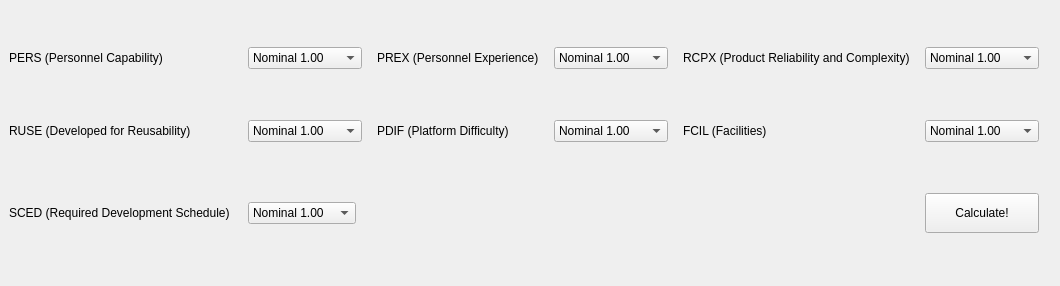
      <widget class="QWidget" name="tab_7">
       <attribute name="title">
        <string>Early Design</string>
       </attribute>
       <widget class="QWidget" name="layoutWidget">
        <property name="geometry">
         <rect>
          <x>0</x>
          <y>6</y>
          <width>1051</width>
          <height>271</height>
         </rect>
        </property>
        <layout class="QGridLayout" name="gridLayout_4">
         <property name="leftMargin">
          <number>0</number>
         </property>
         <property name="verticalSpacing">
          <number>10</number>
         </property>
         <item row="0" column="4">
          <widget class="QLabel" name="label_51">
           <property name="sizePolicy">
            <sizepolicy hsizetype="Maximum" vsizetype="Preferred">
             <horstretch>0</horstretch>
             <verstretch>0</verstretch>
            </sizepolicy>
           </property>
           <property name="text">
            <string>RCPX (Product Reliability and Complexity)</string>
           </property>
          </widget>
         </item>
         <item row="1" column="2">
          <widget class="QLabel" name="label_52">
           <property name="sizePolicy">
            <sizepolicy hsizetype="Maximum" vsizetype="Preferred">
             <horstretch>0</horstretch>
             <verstretch>0</verstretch>
            </sizepolicy>
           </property>
           <property name="text">
            <string>PDIF (Platform Difficulty)</string>
           </property>
          </widget>
         </item>
         <item row="1" column="3">
          <widget class="QComboBox" name="comboBox_38">
           <property name="enabled">
            <bool>true</bool>
           </property>
           <property name="sizePolicy">
            <sizepolicy hsizetype="Fixed" vsizetype="Fixed">
             <horstretch>0</horstretch>
             <verstretch>0</verstretch>
            </sizepolicy>
           </property>
           <property name="currentIndex">
            <number>1</number>
           </property>
           <item>
            <property name="text">
             <string>Low 0.87</string>
            </property>
           </item>
           <item>
            <property name="text">
             <string>Nominal 1.00</string>
            </property>
           </item>
           <item>
            <property name="text">
             <string>High 1.29</string>
            </property>
           </item>
           <item>
            <property name="text">
             <string>Very High 1.81</string>
            </property>
           </item>
           <item>
            <property name="text">
             <string>Extra High 2.61</string>
            </property>
           </item>
          </widget>
         </item>
         <item row="0" column="5">
          <widget class="QComboBox" name="comboBox_37">
           <property name="enabled">
            <bool>true</bool>
           </property>
           <property name="sizePolicy">
            <sizepolicy hsizetype="Fixed" vsizetype="Fixed">
             <horstretch>0</horstretch>
             <verstretch>0</verstretch>
            </sizepolicy>
           </property>
           <property name="currentIndex">
            <number>3</number>
           </property>
           <item>
            <property name="text">
             <string>Extra Low 0.49</string>
            </property>
           </item>
           <item>
            <property name="text">
             <string>Very Low 0.60</string>
            </property>
           </item>
           <item>
            <property name="text">
             <string>Low 0.83</string>
            </property>
           </item>
           <item>
            <property name="text">
             <string>Nominal 1.00</string>
            </property>
           </item>
           <item>
            <property name="text">
             <string>High 1.33</string>
            </property>
           </item>
           <item>
            <property name="text">
             <string>Very High 1.91</string>
            </property>
           </item>
           <item>
            <property name="text">
             <string>Extra High 2.72</string>
            </property>
           </item>
          </widget>
         </item>
         <item row="1" column="1">
          <widget class="QComboBox" name="comboBox_39">
           <property name="enabled">
            <bool>true</bool>
           </property>
           <property name="sizePolicy">
            <sizepolicy hsizetype="Fixed" vsizetype="Fixed">
             <horstretch>0</horstretch>
             <verstretch>0</verstretch>
            </sizepolicy>
           </property>
           <property name="currentIndex">
            <number>1</number>
           </property>
           <item>
            <property name="text">
             <string>Low 0.95</string>
            </property>
           </item>
           <item>
            <property name="text">
             <string>Nominal 1.00</string>
            </property>
           </item>
           <item>
            <property name="text">
             <string>High 1.07</string>
            </property>
           </item>
           <item>
            <property name="text">
             <string>Very High 1.15</string>
            </property>
           </item>
           <item>
            <property name="text">
             <string>Extra High 1.24</string>
            </property>
           </item>
          </widget>
         </item>
         <item row="1" column="0">
          <widget class="QLabel" name="label_53">
           <property name="sizePolicy">
            <sizepolicy hsizetype="Maximum" vsizetype="Preferred">
             <horstretch>0</horstretch>
             <verstretch>0</verstretch>
            </sizepolicy>
           </property>
           <property name="text">
            <string>RUSE (Developed for Reusability)</string>
           </property>
          </widget>
         </item>
         <item row="0" column="0">
          <widget class="QLabel" name="label_54">
           <property name="sizePolicy">
            <sizepolicy hsizetype="Maximum" vsizetype="Preferred">
             <horstretch>0</horstretch>
             <verstretch>0</verstretch>
            </sizepolicy>
           </property>
           <property name="text">
            <string>PERS (Personnel Capability)</string>
           </property>
          </widget>
         </item>
         <item row="0" column="1">
          <widget class="QComboBox" name="comboBox_40">
           <property name="enabled">
            <bool>true</bool>
           </property>
           <property name="sizePolicy">
            <sizepolicy hsizetype="Fixed" vsizetype="Fixed">
             <horstretch>0</horstretch>
             <verstretch>0</verstretch>
            </sizepolicy>
           </property>
           <property name="focusPolicy">
            <enum>Qt::WheelFocus</enum>
           </property>
           <property name="layoutDirection">
            <enum>Qt::LeftToRight</enum>
           </property>
           <property name="autoFillBackground">
            <bool>false</bool>
           </property>
           <property name="currentIndex">
            <number>3</number>
           </property>
           <item>
            <property name="text">
             <string>Extra Low 2.12</string>
            </property>
           </item>
           <item>
            <property name="text">
             <string>Very Low 1.62</string>
            </property>
           </item>
           <item>
            <property name="text">
             <string>Low 1.26</string>
            </property>
           </item>
           <item>
            <property name="text">
             <string>Nominal 1.00</string>
            </property>
           </item>
           <item>
            <property name="text">
             <string>High 0.83</string>
            </property>
           </item>
           <item>
            <property name="text">
             <string>Very High 0.63</string>
            </property>
           </item>
           <item>
            <property name="text">
             <string>Extra High 0.50</string>
            </property>
           </item>
          </widget>
         </item>
         <item row="0" column="2">
          <widget class="QLabel" name="label_55">
           <property name="sizePolicy">
            <sizepolicy hsizetype="Maximum" vsizetype="Preferred">
             <horstretch>0</horstretch>
             <verstretch>0</verstretch>
            </sizepolicy>
           </property>
           <property name="text">
            <string>PREX (Personnel Experience)</string>
           </property>
          </widget>
         </item>
         <item row="2" column="1">
          <widget class="QComboBox" name="comboBox_43">
           <property name="enabled">
            <bool>true</bool>
           </property>
           <property name="sizePolicy">
            <sizepolicy hsizetype="Fixed" vsizetype="Fixed">
             <horstretch>0</horstretch>
             <verstretch>0</verstretch>
            </sizepolicy>
           </property>
           <property name="currentIndex">
            <number>2</number>
           </property>
           <item>
            <property name="text">
             <string>Very Low 1.43</string>
            </property>
           </item>
           <item>
            <property name="text">
             <string>Low 1.14</string>
            </property>
           </item>
           <item>
            <property name="text">
             <string>Nominal 1.00</string>
            </property>
           </item>
           <item>
            <property name="text">
             <string>High 1.00</string>
            </property>
           </item>
          </widget>
         </item>
         <item row="1" column="5">
          <widget class="QComboBox" name="comboBox_50">
           <property name="enabled">
            <bool>true</bool>
           </property>
           <property name="sizePolicy">
            <sizepolicy hsizetype="Fixed" vsizetype="Fixed">
             <horstretch>0</horstretch>
             <verstretch>0</verstretch>
            </sizepolicy>
           </property>
           <property name="currentIndex">
            <number>3</number>
           </property>
           <item>
            <property name="text">
             <string>Extra Low 1.43</string>
            </property>
           </item>
           <item>
            <property name="text">
             <string>Very Low 1.30</string>
            </property>
           </item>
           <item>
            <property name="text">
             <string>Low 1.10</string>
            </property>
           </item>
           <item>
            <property name="text">
             <string>Nominal 1.00</string>
            </property>
           </item>
           <item>
            <property name="text">
             <string>High 0.87</string>
            </property>
           </item>
           <item>
            <property name="text">
             <string>Very High 0.73</string>
            </property>
           </item>
           <item>
            <property name="text">
             <string>Extra High 0.62</string>
            </property>
           </item>
          </widget>
         </item>
         <item row="1" column="4">
          <widget class="QLabel" name="label_59">
           <property name="sizePolicy">
            <sizepolicy hsizetype="Maximum" vsizetype="Preferred">
             <horstretch>0</horstretch>
             <verstretch>0</verstretch>
            </sizepolicy>
           </property>
           <property name="text">
            <string>FCIL (Facilities)</string>
           </property>
          </widget>
         </item>
         <item row="0" column="3">
          <widget class="QComboBox" name="comboBox_51">
           <property name="enabled">
            <bool>true</bool>
           </property>
           <property name="sizePolicy">
            <sizepolicy hsizetype="Fixed" vsizetype="Fixed">
             <horstretch>0</horstretch>
             <verstretch>0</verstretch>
            </sizepolicy>
           </property>
           <property name="currentIndex">
            <number>3</number>
           </property>
           <item>
            <property name="text">
             <string>Extra Low 1.59</string>
            </property>
           </item>
           <item>
            <property name="text">
             <string>Very Low 1.33</string>
            </property>
           </item>
           <item>
            <property name="text">
             <string>Low 1.22</string>
            </property>
           </item>
           <item>
            <property name="text">
             <string>Nominal 1.00</string>
            </property>
           </item>
           <item>
            <property name="text">
             <string>High 0.87</string>
            </property>
           </item>
           <item>
            <property name="text">
             <string>Very High 0.74</string>
            </property>
           </item>
           <item>
            <property name="text">
             <string>Extra High 0.62</string>
            </property>
           </item>
          </widget>
         </item>
         <item row="2" column="0">
          <widget class="QLabel" name="label_64">
           <property name="sizePolicy">
            <sizepolicy hsizetype="Maximum" vsizetype="Preferred">
             <horstretch>0</horstretch>
             <verstretch>0</verstretch>
            </sizepolicy>
           </property>
           <property name="text">
            <string>SCED (Required Development Schedule) </string>
           </property>
          </widget>
         </item>
         <item row="2" column="5">
          <widget class="QPushButton" name="calc_2">
           <property name="sizePolicy">
            <sizepolicy hsizetype="Minimum" vsizetype="Maximum">
             <horstretch>0</horstretch>
             <verstretch>0</verstretch>
            </sizepolicy>
           </property>
           <property name="minimumSize">
            <size>
             <width>0</width>
             <height>40</height>
            </size>
           </property>
           <property name="text">
            <string>Calculate!</string>
           </property>
          </widget>
         </item>
        </layout>
       </widget>
      </widget>
